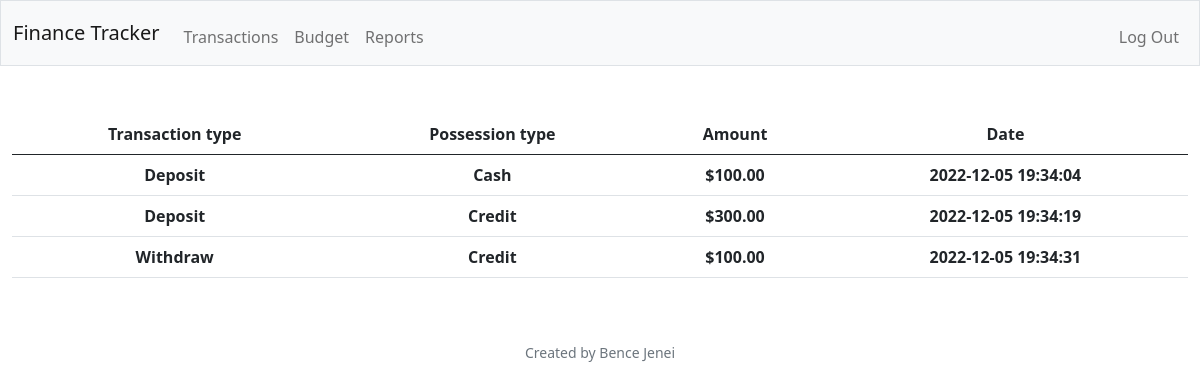
Screenshot of /reports (signed in) with the database file from the repository.
### tables this page shows
CREATE TABLE transactions (id INTEGER PRIMARY KEY AUTOINCREMENT NOT NULL, username TEXT NOT NULL, transaction_type TEXT NOT NULL, possession_type TEXT NOT NULL, amount NUMERIC NOT NULL, date TIMESTAMP NOT NULL DEFAULT CURRENT_TIMESTAMP);

### app.py (the view)
@app.route("/reports")
@login_required
def reports():
    connection = sqlite3.connect("testDB.db")
    connection.row_factory = dict_factory
    cur = connection.cursor()
    user_data = cur.execute(    """
                                SELECT username
                                FROM users
                                WHERE id = ?
                                """
                                ,(session["user_id"],))
    user = user_data.fetchall()
    username = user[0]["username"]
    cursor = cur.execute(   """
                            SELECT transaction_type, possession_type, amount, date
                            FROM transactions
                            WHERE username = ?
                            """
                            , (username,))
    reports = cursor.fetchall()
    connection.close()
    return render_template("reports.html", reports=reports)

### app.py (called while the page is built)
def dict_factory(cursor, row):
    fields = [column[0] for column in cursor.description]
    return {key: value for key, value in zip(fields, row)}

### helpers.py (called while the page is built)
def login_required(f):
    @wraps(f)
    def decorated_function(*args, **kwargs):
        if session.get('user_id') is None:
            return redirect('/login')
        return f(*args, **kwargs)
    return decorated_function

def usd(amount):
    return f"${amount:,.2f}"

### templates/reports.html (shortened to what this page needs)
{% extends "layout.html" %}
{% block main %}
    <table class="table table-hover">
        <thead>
            <tr>
              <th scope="col">Transaction type</th>
              <th scope="col">Possession type</th>
              <th scope="col">Amount</th>
              <th scope="col">Date</th>
            </tr>
          </thead>
          <tbody>
            {% for report in reports %}
            <tr>
                <th>{{ report.transaction_type}}</th>
                <th>{{ report.possession_type}}</th>
                <th>{{ report.amount | usd}}</th>
                <th>{{ report.date}}</th>
            </tr>
            {% endfor %}
          </tbody>
    </table>
{% endblock %}

### rows the page displays
transactions: transaction_type "Deposit", possession_type "Cash", amount "$100.00", date "2022-12-05 19:34:04"
transactions: transaction_type "Deposit", possession_type "Credit", amount "$300.00", date "2022-12-05 19:34:19"
transactions: transaction_type "Withdraw", possession_type "Credit", amount "$100.00", date "2022-12-05 19:34:31"
